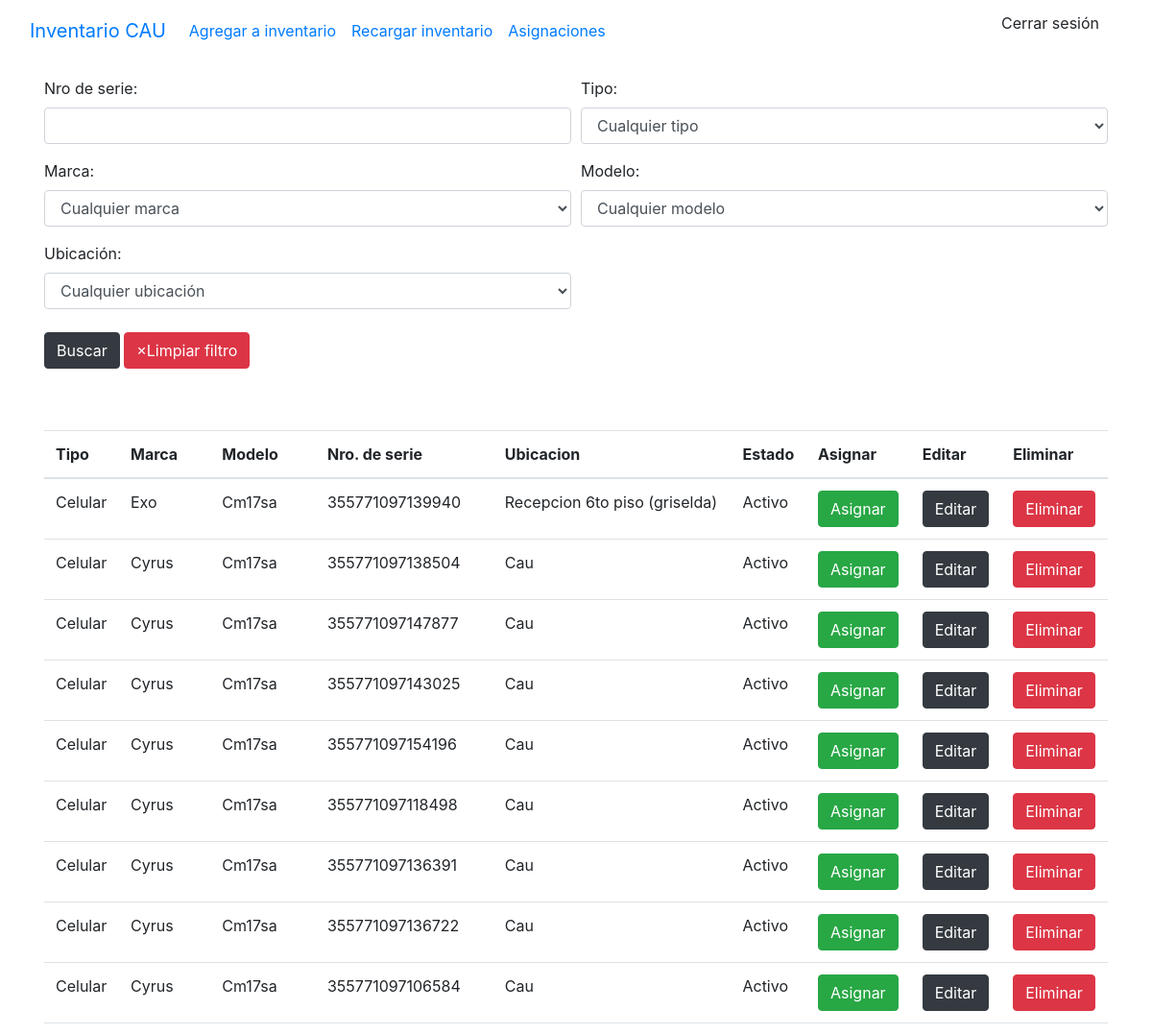
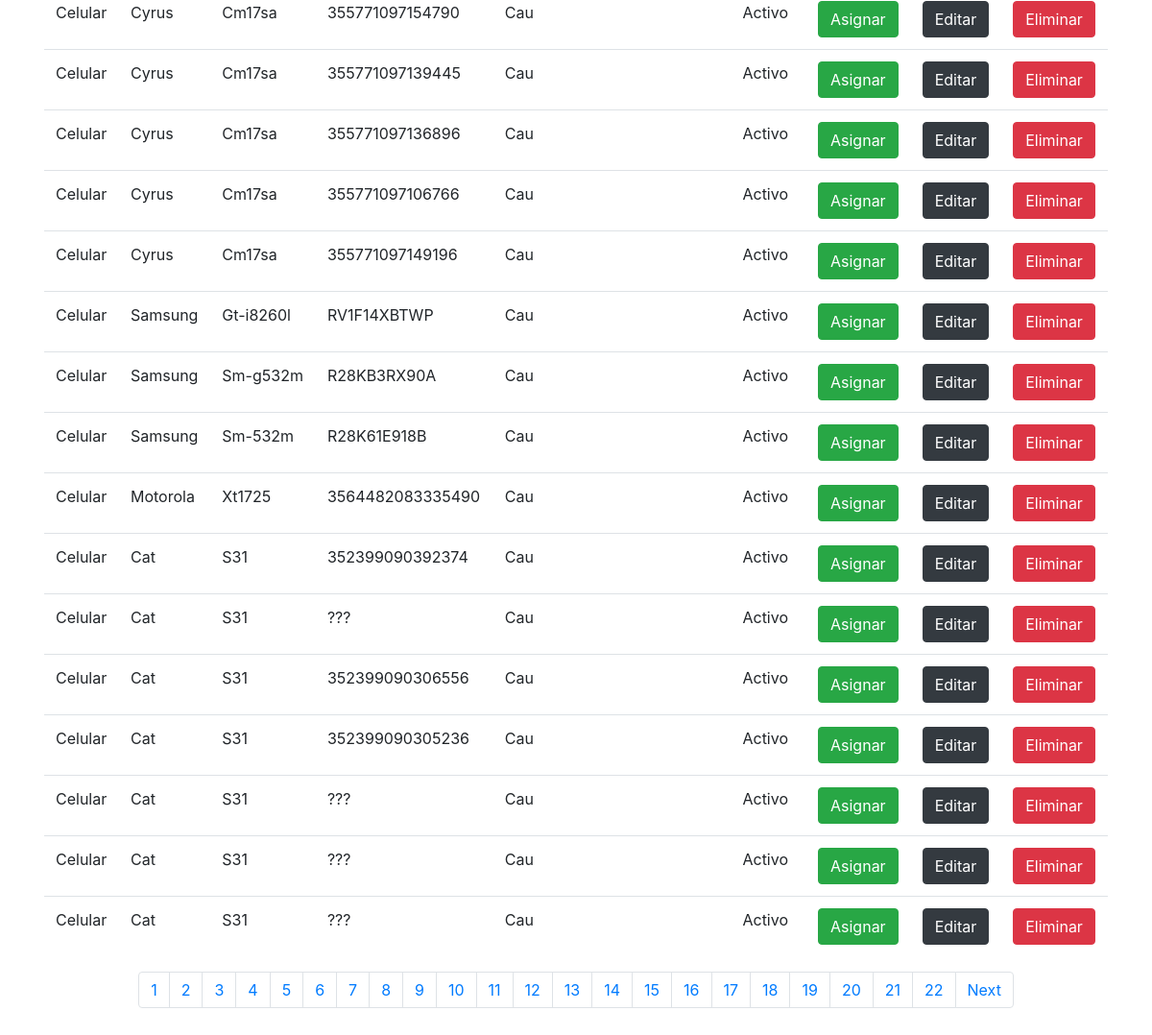
Screenshot of / (signed in) with the database file from the repository (2 pictures, top to bottom).
### stockaep/models.py (models this page shows, shortened)
class Hardware(models.Model):
    tipo = models.ForeignKey(Tipo, on_delete=models.CASCADE)
    marca = models.ForeignKey(Marca, on_delete=models.CASCADE)
    modelo = models.ForeignKey(Modelo, on_delete=models.CASCADE)
    nro_de_serie = models.CharField(max_length=100, null=False, default='')
    ubicacion = models.ForeignKey(Ubicacion, on_delete=models.CASCADE)
    estado = models.ForeignKey(Estado, on_delete=models.CASCADE)
    observaciones = models.TextField(max_length=500, blank=True)
    class Meta:
        ordering = ['tipo']

class Tipo(models.Model):
    name = models.CharField(max_length=50, unique=True)
    class Meta:
        ordering = ['name']
    def __str__(self) -> str:
        return self.name

class Marca(models.Model):
    nombre = models.CharField(max_length=50, null=False, default='S/D', unique=True)
    class Meta:
        ordering = ['nombre']
    def __str__(self):
        return self.nombre

class Modelo(models.Model):
    nombre = models.CharField(max_length=100, null=False, default='S/D')
    marca = models.ForeignKey(Marca, on_delete=models.CASCADE, default=1)
    def __str__(self):
        return self.nombre

class Ubicacion(models.Model):
    nombre = models.CharField(max_length=50)
    def __str__(self):
        return self.nombre

class Estado(models.Model):
    estados_hardware = (
    ('Activo', 'Activo'),
    ('En uso', 'En uso'),
    ('Fuera de Servicio', 'Fuera de Servicio'),
    ('Scrap', 'Scrap'),
    ('Scrap', 'RMA')
)
    nombre = models.CharField(choices=estados_hardware, max_length=50)
    def __str__(self):
        return f'{self.nombre}'

### stockaep/views.py (the view)
# urls.py: path("", views.index, name='index'),
@login_required(login_url='login')
def index(request):
    page = request.GET.get('page',1)
    asignacion = request.GET.get('asignacion', False)
    editar = request.GET.get('editar', False)
    agregar = request.GET.get('agregar', False)
    f = HardwareFilter(request.GET, queryset=Hardware.objects.all())
    product_paginator = Paginator(list(f.qs), PRODUCTS_PER_PAGE)
    try:
        pagina = product_paginator.page(page)
    except EmptyPage:
        pagina = product_paginator.page(product_paginator.num_pages)
    except:
        pagina = product_paginator.page(product_paginator.num_pages)
    ctx = {
        'link':'index',
        'filter':f,
        'pagina': pagina,
        'paginator':product_paginator,
        'cant_pags':product_paginator.page_range
    }
    if asignacion == '1':
        ctx['asignacion'] = True
    if editar == '1':
        ctx['editar'] = True
    if agregar == '1':
        ctx['agregar'] = True
    return render(request, 'main.html', ctx)

### templates/main.html (shortened to what this page needs)
{% load static %}
<!DOCTYPE html>
<html lang="en">
<head>
    <link rel="stylesheet" href="https://stackpath.bootstrapcdn.com/bootstrap/4.5.0/css/bootstrap.min.css"0>
</head>
<body>
    {% include "navbar.html" %}
    {% if link == 'index' %}
        {% include 'list_hardware.html' %}
    {% elif link == 'create' %}
        {% include 'add_to_inventary.html' %}
    {% elif link == 'edit' %}
        {% include 'edit_hardware.html' %}
    {% elif link == 'notification' %}
        {% include 'notifications.html' %}
    {% endif %}
</body>
</html>

### templates/list_hardware.html (shortened to what this page needs)
{% load static%}
{% block content %}
<div class="container p-3">
    <div class="input-group mb-3">
        <form method="get">
            <div class="form-row" >
                {% for field in filter.form %}
                <div class="form-group col-md-6" id="form-field-{{ forloop.counter0 }}">
                    {{ field.label_tag }}
                    {{ field }}
                </div>
                {% endfor %}
            </div>
            <button type="submit" class="btn btn-dark mb-3 mt-2">Buscar</button>
            <a as="button" class="btn btn-danger mb-3 mt-2" href="{% url 'index' %}">&times;Limpiar filtro</a>
        </form>
    </div>
    </div>
    <div class="container p-3">
    <table class="table">
        <thead>
        <tr>
            <th scope="col">Tipo</th>
            <th scope="col">Marca</th>
            <th scope="col">Modelo</th>
            <th scope="col">Nro. de serie</th>
            <th scope="col">Ubicacion</th>
            <th scope="col">Estado</th>
            <th scope="col">Asignar</th>
            <th scope="col">Editar</th>
            <th scope="col">Eliminar</th>
        </tr>
        </thead>
        <tbody>
            {% for hardware in pagina.object_list %}
            <tr>
                <td>{{ hardware.tipo }}</td>
                <td>{{ hardware.marca }}</td>
                <td>{{ hardware.modelo }}</td>
                <td>{{ hardware.nro_de_serie }}</td>
                <td>{{ hardware.ubicacion }}</td>
                <td>{{hardware.estado}}</td>
                <td><button type="button" class="btn btn-success" data-toggle="modal" data-target="#modalAsignacion{{hardware.id}}" id="botonAsignacion">Asignar</button></td>
                <td><a class="btn btn-dark" href="edit/{{hardware.id}}">Editar</a></td>
                <td><button type="button" class="btn btn-danger" data-toggle="modal" data-target="#delete-{{hardware.id}}">Eliminar</button></td>
            </tr>
            {% endfor %}
        </tbody>
    </table>
    <nav aria-label="Page navigation example">
        <ul class="pagination justify-content-center">
            {% for i in cant_pags %}
                <li class="page-item"><a class="page-link" id="link-page" href="page={{i}}">{{i}}</a></li>
            {% endfor %}
            {% if pagina.has_next %}
            <li class="page-item"><a class="page-link" id="link-page" href="page={{ pagina.next_page_number }}">Next</a></li>
            {% endif %}
        </ul>
    </nav>
</div>
{% endblock %}

### rows the page displays
Hardware: tipo "Celular", marca "Exo", modelo "Cm17sa", nro_de_serie "355771097139940", ubicacion "Recepcion 6to piso (griselda)", estado "Activo"
Hardware: tipo "Celular", marca "Cyrus", modelo "Cm17sa", nro_de_serie "355771097138504", ubicacion "Cau", estado "Activo"
Hardware: tipo "Celular", marca "Cyrus", modelo "Cm17sa", nro_de_serie "355771097147877", ubicacion "Cau", estado "Activo"
Hardware: tipo "Celular", marca "Cyrus", modelo "Cm17sa", nro_de_serie "355771097143025", ubicacion "Cau", estado "Activo"
Hardware: tipo "Celular", marca "Cyrus", modelo "Cm17sa", nro_de_serie "355771097154196", ubicacion "Cau", estado "Activo"
Hardware: tipo "Celular", marca "Cyrus", modelo "Cm17sa", nro_de_serie "355771097118498", ubicacion "Cau", estado "Activo"
Hardware: tipo "Celular", marca "Cyrus", modelo "Cm17sa", nro_de_serie "355771097136391", ubicacion "Cau", estado "Activo"
Hardware: tipo "Celular", marca "Cyrus", modelo "Cm17sa", nro_de_serie "355771097136722", ubicacion "Cau", estado "Activo"
Hardware: tipo "Celular", marca "Cyrus", modelo "Cm17sa", nro_de_serie "355771097106584", ubicacion "Cau", estado "Activo"
Hardware: tipo "Celular", marca "Cyrus", modelo "Cm17sa", nro_de_serie "355771097154790", ubicacion "Cau", estado "Activo"
Hardware: tipo "Celular", marca "Cyrus", modelo "Cm17sa", nro_de_serie "355771097139445", ubicacion "Cau", estado "Activo"
Hardware: tipo "Celular", marca "Cyrus", modelo "Cm17sa", nro_de_serie "355771097136896", ubicacion "Cau", estado "Activo"
Hardware: tipo "Celular", marca "Cyrus", modelo "Cm17sa", nro_de_serie "355771097106766", ubicacion "Cau", estado "Activo"
Hardware: tipo "Celular", marca "Cyrus", modelo "Cm17sa", nro_de_serie "355771097149196", ubicacion "Cau", estado "Activo"
Hardware: tipo "Celular", marca "Samsung", modelo "Gt-i8260l", nro_de_serie "RV1F14XBTWP", ubicacion "Cau", estado "Activo"
Hardware: tipo "Celular", marca "Samsung", modelo "Sm-g532m", nro_de_serie "R28KB3RX90A", ubicacion "Cau", estado "Activo"
Hardware: tipo "Celular", marca "Samsung", modelo "Sm-532m", nro_de_serie "R28K61E918B", ubicacion "Cau", estado "Activo"
Hardware: tipo "Celular", marca "Motorola", modelo "Xt1725", nro_de_serie "3564482083335490", ubicacion "Cau", estado "Activo"
Hardware: tipo "Celular", marca "Cat", modelo "S31", nro_de_serie "352399090392374", ubicacion "Cau", estado "Activo"
Hardware: tipo "Celular", marca "Cat", modelo "S31", nro_de_serie "???", ubicacion "Cau", estado "Activo"
Hardware: tipo "Celular", marca "Cat", modelo "S31", nro_de_serie "352399090306556", ubicacion "Cau", estado "Activo"
Hardware: tipo "Celular", marca "Cat", modelo "S31", nro_de_serie "352399090305236", ubicacion "Cau", estado "Activo"
Hardware: tipo "Celular", marca "Cat", modelo "S31", nro_de_serie "???", ubicacion "Cau", estado "Activo"
Hardware: tipo "Celular", marca "Cat", modelo "S31", nro_de_serie "???", ubicacion "Cau", estado "Activo"
Hardware: tipo "Celular", marca "Cat", modelo "S31", nro_de_serie "???", ubicacion "Cau", estado "Activo"

### other values shown
{{ field.label_tag }} "Nro de serie:" "Tipo:" "Marca:" "Modelo:" "Ubicación:"
{{ i }} "1" "2" "3" "4" "5" "6" "7" "8" "9" "10" "11" "12" "13" "14" "15" "16" "17" "18" "19" "20" "21" "22"
